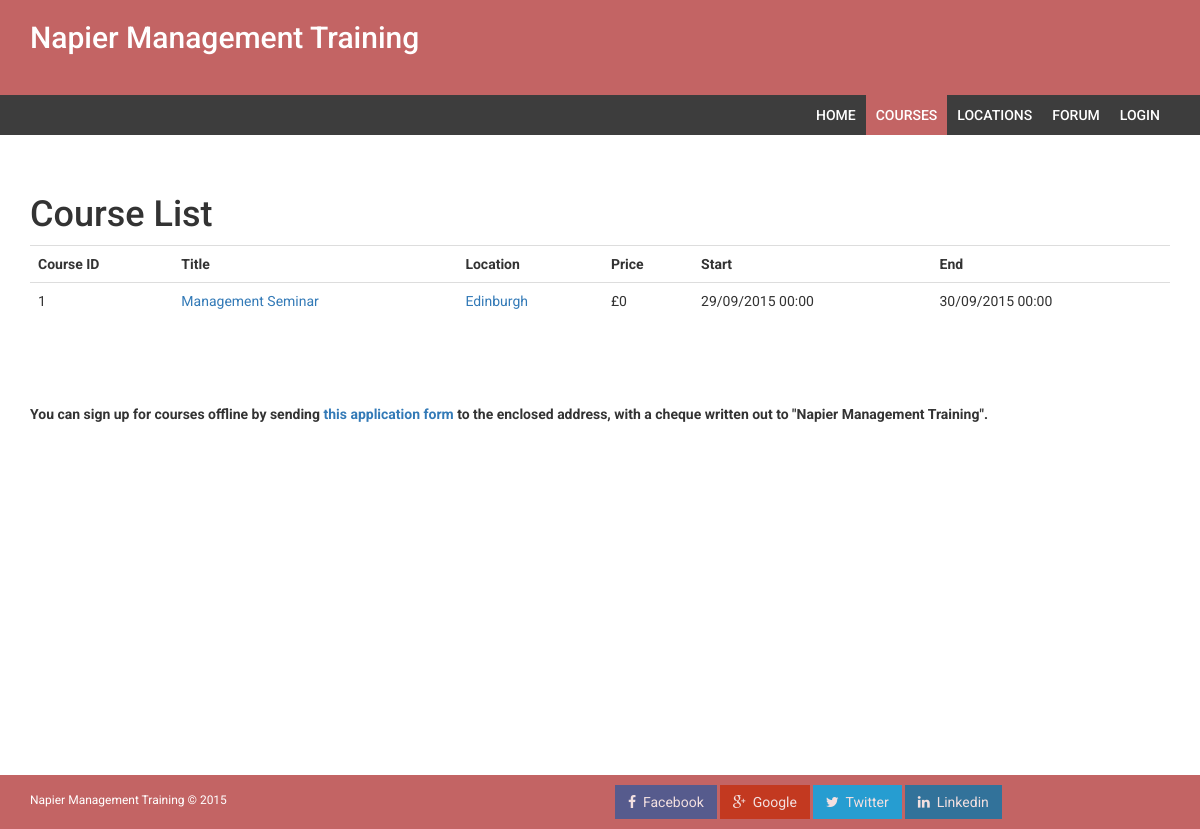
/courses.php, run on the app's committed database.
### tables this page shows
CREATE TABLE IF NOT EXISTS `courses` (
  `id` int(11) NOT NULL,
  `title` varchar(20) NOT NULL,
  `status` int(11) NOT NULL,
  `location` int(11) NOT NULL,
  `price` double NOT NULL,
  `start` datetime NOT NULL,
  `end` datetime NOT NULL,
  `description` varchar(200) NOT NULL,
  `maxEnrolled` int(11) NOT NULL
);

CREATE TABLE IF NOT EXISTS `locations` (
`id` int(11) NOT NULL,
  `name` varchar(100) NOT NULL,
  `lat` varchar(30) NOT NULL,
  `lon` varchar(30) NOT NULL,
  `address` varchar(500) NOT NULL
);

### courses.php (the view, shortened to what this page needs)
<?php
  include('preContent.php');
  $query = "SELECT c.id, c.title, c.price, c.maxEnrolled, c.start, c.end, l.name AS locName, l.id AS locId
  FROM courses as c
  INNER JOIN locations AS l ON c.location = l.id
  WHERE c.status = 1";
  try {
    $stmt = $db->prepare($query);
    $stmt->execute();
  }
    catch(PDOException $ex) {
    die("Failed to run query: " . $ex->getMessage());
  }
  $rows = $stmt->fetchAll();
?>
<h1>Course List</h1>
<table class="table">
    <tr>
        <th>Course ID</th>
        <th>Title</th>
        <th>Location</th>
        <th>Price</th>
        <th>Start</th>
        <th>End</th>
    </tr>
    <?php foreach($rows as $row): ?>
        <tr>
            <td><?php echo $row['id']; ?></td>
            <td><a href="viewCourse.php?course=<?php echo $row['id']; ?>"><?php echo htmlentities($row['title'], ENT_QUOTES, 'UTF-8'); ?></a></td>
            <td><a href="viewLocation.php?loc=<?php echo $row['locId']; ?>"><?php echo htmlentities($row['locName'], ENT_QUOTES, 'UTF-8'); ?></a></td>
            <td>£<?php echo $row['price']; ?></td>
            <td><?php echo htmlentities(date( 'd/m/Y H:i', strtotime($row['start'])), ENT_QUOTES, 'UTF-8'); ?></td>
            <td><?php echo htmlentities(date( 'd/m/Y H:i', strtotime($row['end'])), ENT_QUOTES, 'UTF-8'); ?></td>
        </tr>
    <?php endforeach; ?>
</table>
<br /> <br />
<b>You can sign up for courses offline by sending <a href="offline-pdf.pdf">this application form</a> to the enclosed address, with a cheque written out to "Napier Management Training".</b>
<?php
    	include('postContent.php');
?>

### css/style.css (style rules this page uses)
body { font-family: 'Roboto', sans-serif; line-height: 30px; }

### data on the page
courses: id "1", title "Management Seminar", locations.name "Edinburgh", price "0", start "29/09/2015 00:00", end "30/09/2015 00:00"
